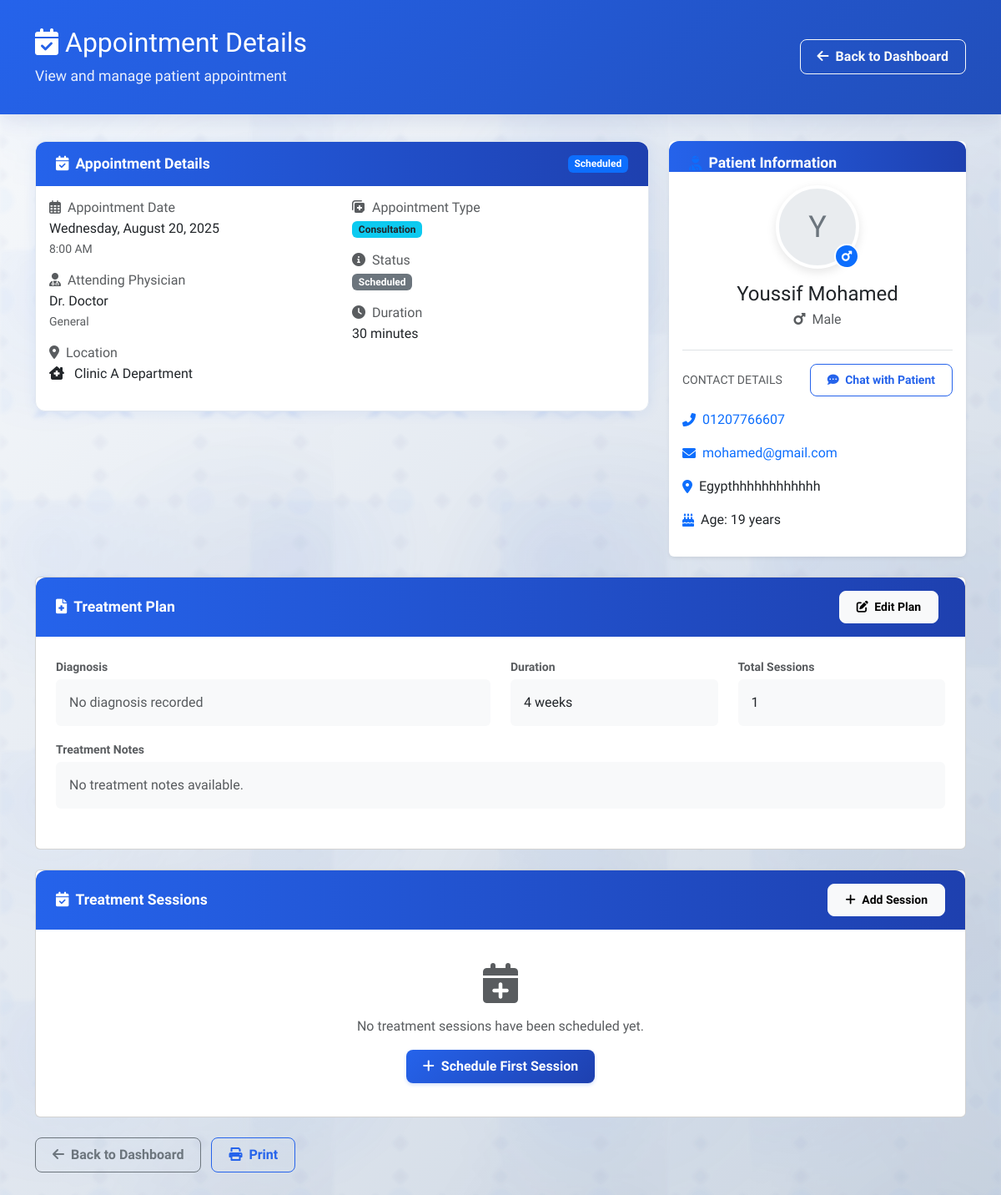
Page /View/single_appoinment_doctor.php?id=26 (signed in) on the earlier database version.
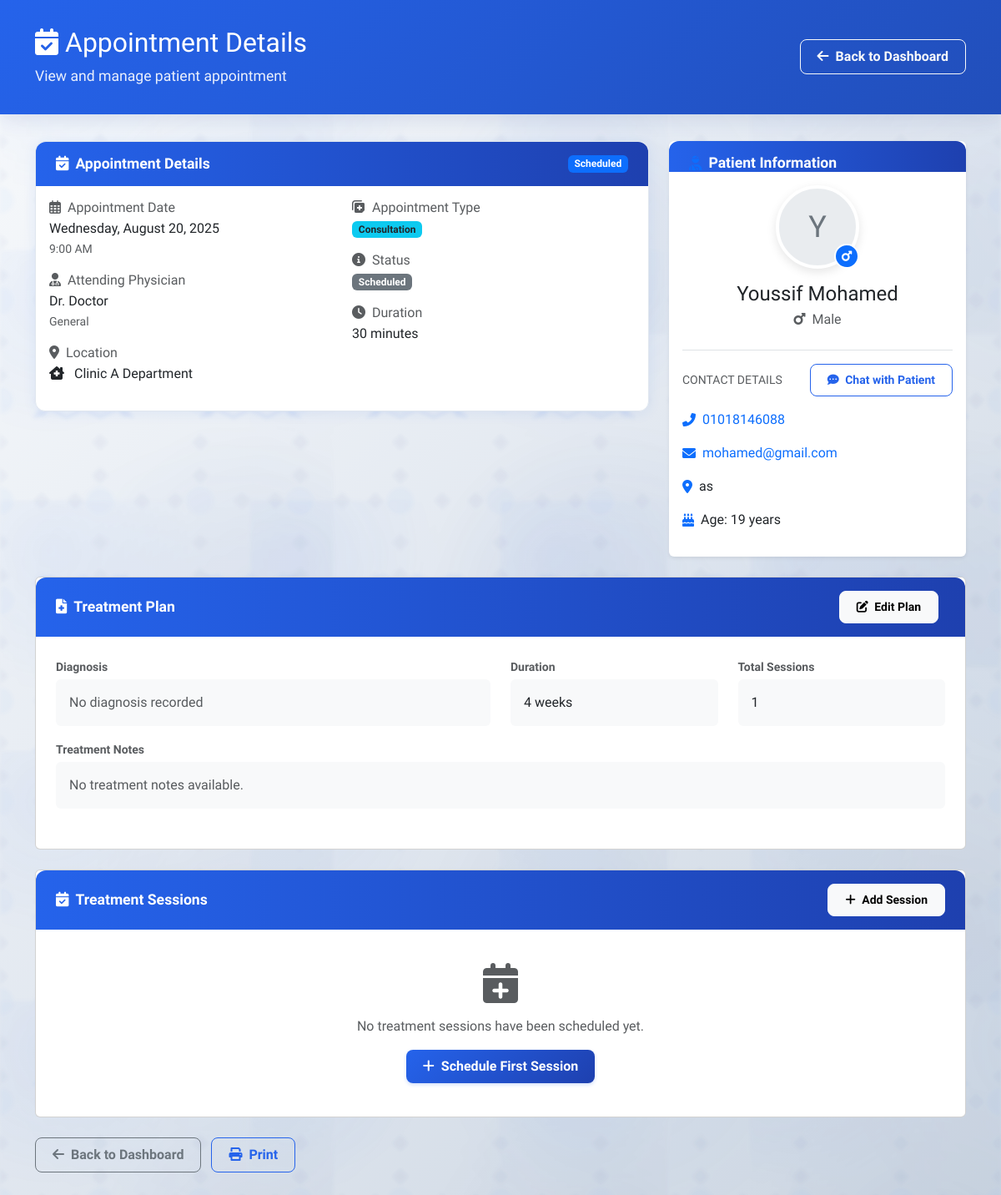
Same page on the later database version.
### tables this page shows
CREATE TABLE IF NOT EXISTS `appointment` (
  `id` int NOT NULL AUTO_INCREMENT,
  `patient_id` int NOT NULL,
  `doctor_id` int NOT NULL,
  `visit_type` enum('Consultation','Follow-up','Emergency','Check-up') DEFAULT 'Consultation',
  `location` varchar(255) DEFAULT NULL,
  `notes` text,
  `status` enum('Scheduled','Cancelled','Completed') DEFAULT 'Scheduled',
  `created_at` timestamp NOT NULL DEFAULT CURRENT_TIMESTAMP,
  `day_of_week` varchar(20) DEFAULT NULL,
  `appointment_time` time DEFAULT NULL,
  PRIMARY KEY (`id`),
  KEY `patient_id` (`patient_id`),
  KEY `doctor_id` (`doctor_id`)
);

CREATE TABLE IF NOT EXISTS `patient` (
  `id` int NOT NULL AUTO_INCREMENT,
  `FN` varchar(100) DEFAULT NULL,
  `LN` varchar(100) DEFAULT NULL,
  `email` varchar(150) DEFAULT NULL,
  `phone` varchar(15) DEFAULT NULL,
  `password` varchar(255) NOT NULL,
  `age` int DEFAULT NULL,
  `idnumber` varchar(20) DEFAULT NULL,
  `NN` varchar(20) DEFAULT NULL,
  `address` varchar(255) DEFAULT NULL,
  `job` varchar(100) DEFAULT NULL,
  `gender` enum('male','female') DEFAULT NULL,
  `marital` enum('single','married') DEFAULT NULL,
  `flag_login` tinyint(1) DEFAULT '0',
  `plain_password` text,
  `photo` varchar(255) DEFAULT NULL,
  PRIMARY KEY (`id`),
  UNIQUE KEY `email` (`email`),
  UNIQUE KEY `phone` (`phone`),
  UNIQUE KEY `idnumber` (`idnumber`),
  UNIQUE KEY `NN` (`NN`)
);

### View/single_appoinment_doctor.php (the view, shortened to what the changed rows need)
<?php
require_once __DIR__ . '/../Controller/DoctorController.php';
$appointment_id = isset($_GET['id']) ? (int)$_GET['id'] : 0;
$appointment_data = [];
$treatment_plan = [];
if ($_SERVER['REQUEST_METHOD'] === 'GET' && $appointment_id > 0) {
    $doctorController = new DoctorController();
    $result = $doctorController->viewAppointment($appointment_id);
    if ($result['success']) {
        $appointment_data = $result['appointment'];
        $treatment_plan = $result['treatment_plan'];
    } else {
        $error_message = $result['error'] ?? 'Failed to load appointment details.';
    }
} else if ($appointment_id <= 0) {
    $error_message = 'Invalid appointment ID.';
}
?>
<!DOCTYPE html>
<html lang="en">
<head>
    <link href="https://cdn.jsdelivr.net/npm/bootstrap@5.3.0/dist/css/bootstrap.min.css" rel="stylesheet">
    <link rel="stylesheet" href="https://cdnjs.cloudflare.com/ajax/libs/font-awesome/6.0.0/css/all.min.css">
</head>
<body>
    <div class="appointment-header">
        <div class="container">
            <div class="d-flex align-items-center justify-content-between">
                <div>
                    <h2><i class="fas fa-calendar-check me-2"></i>Appointment Details</h2>
                </div>
            </div>
        </div>
    </div>
    <div class="container mt-4">
        <div class="row mb-4">
            <div class="col-md-8">
                <div class="card appointment-card">
                    <div class="card-header d-flex justify-content-between align-items-center">
                        <h5 class="mb-0"><i class="fas fa-calendar-check me-2"></i>Appointment Details</h5>
                        <span class="badge bg-<?php echo $appointment_data['status'] === 'completed' ? 'success' : 'primary'; ?>">
                            <?php echo ucfirst($appointment_data['status']); ?>
                        </span>
                    </div>
                    <div class="card-body">
                        <div class="row">
                            <div class="col-md-6">
                                <div class="mb-3">
                                    <h6 class="text-muted mb-1"><i class="far fa-calendar-alt me-2"></i>Appointment Date</h6>
                                    <p class="mb-0">
                                        <?php
                                        $appointmentDate = new DateTime($appointment_data['date']);
                                        echo $appointmentDate->format('l, F j, Y');
                                        ?>
                                    </p>
                                    <small class="text-muted">
                                        <?php
                                        $appointmentTime = new DateTime($appointment_data['time']);
                                        echo $appointmentTime->format('g:i A');
                                        ?>
                                    </small>
                                </div>
                                <div class="mb-3">
                                    <h6 class="text-muted mb-1"><i class="fas fa-user-md me-2"></i>Attending Physician</h6>
                                    <p class="mb-0">Dr. <?php echo htmlspecialchars($appointment_data['doctor']['name']); ?></p>
                                    <small class="text-muted">
                                        <?php echo htmlspecialchars(ucfirst($appointment_data['doctor']['specialty'])); ?>
                                    </small>
                                </div>
                                <div class="mb-3">
                                    <h6 class="text-muted mb-1"><i class="fas fa-map-marker-alt me-2"></i>Location</h6>
                                    <p class="mb-0">
                                        <i class="fas fa-clinic-medical me-2"></i>
                                        <?php echo htmlspecialchars(ucfirst($appointment_data['location'])); ?> Department
                                    </p>
                                </div>
                            </div>
                            <div class="col-md-6">
                                <div class="mb-3">
                                    <p class="mb-0">
                                        <span class="badge bg-info text-dark">
                                            <?php echo ucfirst($appointment_data['visit_type']); ?>
                                        </span>
                                    </p>
                                </div>
                                <div class="mb-3">
                                    <p class="mb-0">
                                        <?php
                                        $statusClass = [
                                            'scheduled' => 'bg-primary',
                                            'completed' => 'bg-success',
                                            'cancelled' => 'bg-danger',
                                            'confirmed' => 'bg-info',
                                            'no_show' => 'bg-warning text-dark'
                                        ][$appointment_data['status']] ?? 'bg-secondary';
                                        ?>
                                        <span class="badge <?php echo $statusClass; ?>">
                                            <?php echo ucwords(str_replace('_', ' ', $appointment_data['status'])); ?>
                                        </span>
                                    </p>
                                </div>
                            </div>
                        </div>
                    </div>
                </div>
            </div>
            <div class="col-md-4">
                <div class="card border-0 shadow-sm h-100">
                    <div class="card-body pt-3">
                        <div class="text-center mb-4">
                            <div class="position-relative d-inline-block">
                                <?php
                                $avatarContent = '';
                                $patient = $appointment_data['patient'] ?? [];
                                if (!empty($patient['photo'])) {
                                    $avatarContent = '<img src="' . htmlspecialchars($patient['photo']) . '" class="rounded-circle" width="100" height="100" alt="Patient Photo">';
                                } else {
                                    $initials = !empty($patient['name']) ? strtoupper(substr($patient['name'], 0, 1)) : 'P';
                                    $avatarContent = '<div class="avatar" style="width: 100px; height: 100px; background-color: #e9ecef; border-radius: 50%; display: flex; align-items: center; justify-content: center; font-size: 36px; color: #6c757d;">' . $initials . '</div>';
                                }
                                echo $avatarContent;
                                ?>
                                <?php
                                $patient = $appointment_data['patient'] ?? [];
                                if (!empty($patient['gender'])):
                                    $genderIcon = '';
                                    $genderBg = '';
                                    $genderLower = strtolower($patient['gender']);
                                    if (strpos($genderLower, 'male') !== false) {
                                        $genderIcon = 'mars';
                                        $genderBg = '#0d6efd';
                                    } elseif (strpos($genderLower, 'female') !== false) {
                                        $genderIcon = 'venus';
                                        $genderBg = '#d63384';
                                    } else {
                                        $genderIcon = 'genderless';
                                        $genderBg = '#6c757d';
                                    }
                                ?>
                                <span class="position-absolute bottom-0 end-0 rounded-circle p-2 d-flex align-items-center justify-content-center" style="width: 30px; height: 30px; background-color: <?php echo $genderBg; ?>; color: white; font-size: 14px; border: 2px solid white;">
                                    <i class="fas fa-<?php echo $genderIcon; ?>"></i>
                                </span>
                                <?php endif; ?>
                            </div>
                            <h4 class="mt-3 mb-1"><?php echo !empty($patient['name']) ? htmlspecialchars($patient['name']) : 'Patient Name'; ?></h4>
                            <?php if (!empty($patient['gender'])): ?>
                                <p class="text-muted mb-2">
                                    <i class="fas fa-<?php echo $genderIcon; ?> me-1"></i>
                                    <?php echo ucfirst(htmlspecialchars($patient['gender'])); ?>
                                </p>
                            <?php endif; ?>
                        </div>
                        <div class="border-top pt-3">
                            <ul class="list-unstyled mb-0">
                                <?php
                                $patient = $appointment_data['patient'] ?? [];
                                if (!empty($patient['phone'])): ?>
                                <li class="mb-3">
                                    <div class="d-flex align-items-center">
                                        <i class="fas fa-phone-alt text-primary me-2"></i>
                                        <a href="tel:<?php echo htmlspecialchars($patient['phone']); ?>" class="text-decoration-none">
                                            <?php echo htmlspecialchars($patient['phone']); ?>
                                        </a>
                                    </div>
                                </li>
                                <?php endif; ?>
                                <?php if (!empty($patient['email'])): ?>
                                <li class="mb-3">
                                    <div class="d-flex align-items-center">
                                        <i class="fas fa-envelope text-primary me-2"></i>
                                        <a href="mailto:<?php echo htmlspecialchars($patient['email']); ?>" class="text-decoration-none">
                                            <?php echo htmlspecialchars($patient['email']); ?>
                                        </a>
                                    </div>
                                </li>
                                <?php endif; ?>
                                <?php if (!empty($patient['address'])): ?>
                                <li class="mb-3">
                                    <div class="d-flex align-items-start">
                                        <i class="fas fa-map-marker-alt text-primary me-2 mt-1"></i>
                                        <span><?php echo htmlspecialchars($patient['address']); ?></span>
                                    </div>
                                </li>
                                <?php endif; ?>
                                <?php if (!empty($patient['age'])): ?>
                                <li class="mb-3">
                                    <div class="d-flex align-items-center">
                                        <i class="fas fa-birthday-cake text-primary me-2"></i>
                                        <span>Age: <?php echo htmlspecialchars($patient['age']); ?> years</span>
                                    </div>
                                </li>
                                <?php endif; ?>
                            </ul>
                        </div>
                    </div>
                </div>
            </div>
        </div>
        <div class="row mb-4">
            <div class="col-12">
                <div class="card treatment-plan">
                    <div class="card-body p-4">
                        <form id="treatmentPlanForm">
                            <div class="row mb-4">
                                <div class="col-md-3 mb-3">
                                    <div class="view-mode">
                                        <div class="bg-light p-3 rounded">
                                            <?php echo !empty($treatment_plan['duration']) ? htmlspecialchars($treatment_plan['duration']) : 'Not specified'; ?>
                                        </div>
                                    </div>
                                </div>
                                <div class="col-md-3 mb-3">
                                    <div class="view-mode">
                                        <div class="bg-light p-3 rounded">
                                            <?php echo !empty($treatment_plan['total_sessions']) ? $treatment_plan['total_sessions'] : 'Not specified'; ?>
                                        </div>
                                    </div>
                                </div>
                            </div>
                        </form>
                    </div>
                </div>
            </div>
        </div>
</body>
</html>

Differences in the rows shown:
changed appointment "Clinic A": patient "8:00 AM" → "9:00 AM"; patient.phone "01207766607" → "01018146088"; patient.address "Egypthhhhhhhhhhhh" → "as"
